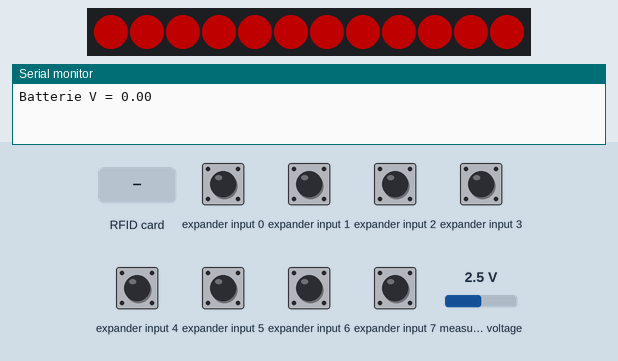
Simulated run of this sketch. Board: Arduino Nano, built with avr-gcc and run on an emulated ATmega328P. On the bench: 12 RGB LEDs in strip order, left to right, the last lines printed to the serial monitor. Wiring (inferred from the names in the program): PCF8574 port expander at I2C address 0x20. The inputs (shaded band) are chosen by the test bench; at power-on: expander input 0–7 HIGH, measured voltage 2.5 V. Dim RGB values are drawn brighter than linear; EEPROM starts erased; the audio player accepts every command and is not drawn.

Above: at 2.7 s.
2.8 s: expander input 3 pulled LOW for 0.15 s
At 3.08 s:
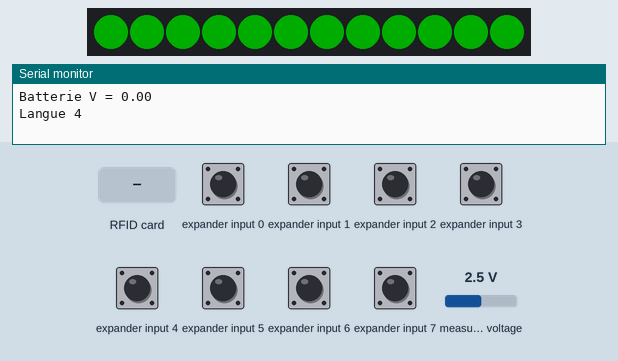
3.5 s: expander input 5 pulled LOW for 0.15 s
At 3.8 s:
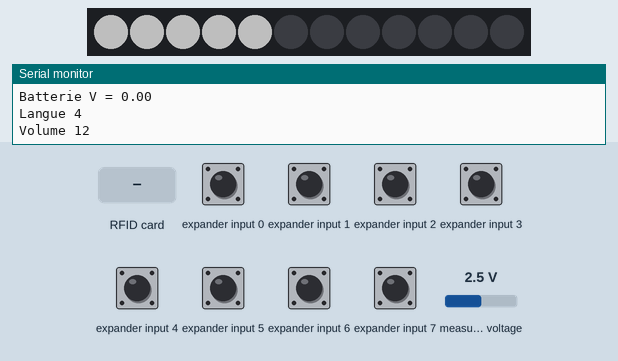
4.2 s: RFID card 5E 7A 19 C4 held to the reader
7.5 s: expander input 0 pulled LOW for 0.15 s
At 7.7 s:
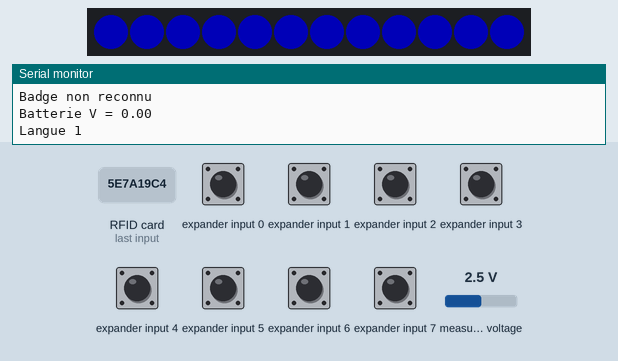
8.2 s: expander input 1 pulled LOW for 0.15 s
At 8.3 s:
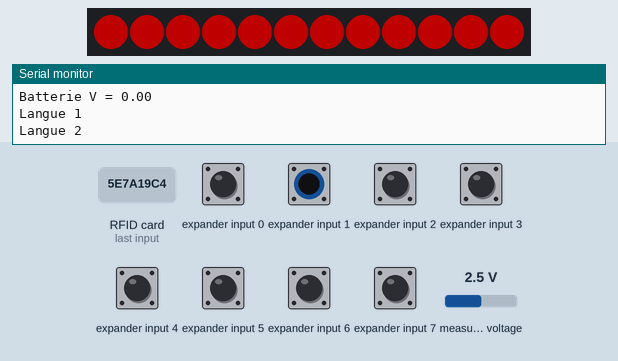
Timing chart, 0 to 9.9 s (numbered marks = the images above; inputs shaded):
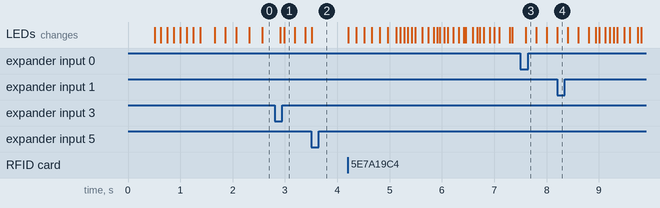

The sketch:

babel_tower_2.ino
```cpp
/*
  Tour de Babel – La Villaine Bidouille
  Version brouillon v0.3 (Arduino Nano + PN532 + PCF8574 en I2C) – à valider sur le matériel

  Fonctions
  - Lit le secteur 2, bloc 0 (bloc absolu 8) d'un badge MIFARE Classic avec la clé A.
    Premier octet du bloc (valeur binaire 1..99) = numéro du flux à jouer.
  - 8 boutons au sommet de la tour, lus par un PCF8574 (I2C) : 4 langues, lecture/pause,
    volume +, volume -, 1 de réserve (broches P0..P7 dans cet ordre).
  - Le DFPlayer Mini joue  /LL/SSS.mp3  (LL = langue 01..04, SSS = flux 001..099).
  - Un ADS1115 mesure la tension de la batterie ; alerte sonore + LED si trop basse.
  - Des LED adressables (WS2812) jouent une séquence pour chaque événement.

  Bibliothèques (Gestionnaire de bibliothèques) :
    Adafruit PN532, DFRobotDFPlayerMini, Adafruit ADS1X15, Adafruit NeoPixel
    (Wire, SoftwareSerial et EEPROM sont fournies avec l'IDE)

  Carte SD du DFPlayer :
    /01/001.mp3 ... /01/099.mp3   langue 1
    /02/001.mp3 ... /02/099.mp3   langue 2   (etc.)
    /MP3/0001.mp3  alerte batterie faible
    /MP3/0002.mp3  alerte batterie critique
    /MP3/0003.mp3  (facultatif) badge non reconnu

  Bus I2C partagé : PCF8574 (0x20 à 0x27, ou 0x38 à 0x3F pour le PCF8574A), PN532 (0x24), ADS1115 (0x48).
  Attention : un PCF8574 avec A2=1, A1=0, A0=0 serait à 0x24, comme le PN532.
  La broche IRQ du PN532 doit être câblée (la bibliothèque Adafruit l'utilise en I2C).
*/

#include <Wire.h>
#include <EEPROM.h>
#include <SoftwareSerial.h>
#include <Adafruit_PN532.h>
#include <DFRobotDFPlayerMini.h>
#include <Adafruit_ADS1X15.h>
#include <Adafruit_NeoPixel.h>

// ---------------------------------------------------------------- Réglages
#define DEBUG 1
#if DEBUG
  #define LOG(x)    Serial.println(F(x))
  #define LOGV(a,b) do{Serial.print(F(a));Serial.println(b);}while(0)
#else
  #define LOG(x)
  #define LOGV(a,b)
#endif

// Broches (Arduino Nano). I2C : A4 = SDA, A5 = SCL.
const uint8_t PIN_PN532_IRQ = A3;
const uint8_t PIN_PN532_RST = A2;
const uint8_t PIN_DF_RX     = 4;   // Nano reçoit  <- TX du DFPlayer
const uint8_t PIN_DF_TX     = 5;   // Nano émet    -> RX du DFPlayer (résistance 1 kΩ en série)
const uint8_t PIN_LED       = 6;

// Boutons, dans l'ordre : langues 1..4, lecture/pause, volume +, volume -, réserve
const uint8_t NB_LANG = 4;
const uint8_t PCF_ADDR   = 0x20;      // PCF8574 : 0x20..0x27 ; PCF8574A : 0x38..0x3F
const bool    PADS_ACTIVE_HIGH = false;  // true : capteur tactile qui passe à 1 ; false : bouton vers la masse
const uint8_t NB_PADS    = 8;
const unsigned long PAD_POLL_MS = 10;
const uint8_t PAD_PLAY   = NB_LANG;
const uint8_t PAD_VOL_UP = NB_LANG + 1;
const uint8_t PAD_VOL_DN = NB_LANG + 2;
const uint8_t PAD_SPARE  = NB_LANG + 3;

// LED
const uint8_t NB_LED = 12;
const uint8_t LED_BRIGHTNESS = 80;    // 0..255, limite la consommation

// Badge
const uint8_t BLOCK_STREAM = 8;       // secteur 2, bloc 0 = 2*4 + 0
uint8_t KEY_A[6] = {0xFF,0xFF,0xFF,0xFF,0xFF,0xFF};   // clé par défaut, à remplacer si besoin
const unsigned long RFID_POLL_MS    = 200;
const unsigned long RFID_LOCKOUT_MS = 3000;           // pause après une lecture (badge laissé sur le lecteur)

// Audio
const uint8_t VOLUME_DEFAULT = 10;    // 0..30
const uint8_t VOLUME_STEP    = 2;
const uint8_t VOLUME_MAX     = 30;

// Batterie (ADS1115, voie A0)
const float DIVIDER_RATIO = 2.0;      // Vbat = Vmesuré * ratio (selon le pont diviseur)
const float BATT_LOW      = 3.50;     // volts : alerte
const float BATT_CRITICAL = 3.30;     // volts : arrêt de la lecture
const float BATT_HYST     = 0.10;     // retour à la normale = seuil + hystérésis
const unsigned long BATT_PERIOD_MS  = 5000;
const unsigned long LOW_REMINDER_MS = 30000;          // rappel LED en batterie faible

// ---------------------------------------------------------------- Objets
Adafruit_PN532 nfc(PIN_PN532_IRQ, PIN_PN532_RST);
SoftwareSerial dfSerial(PIN_DF_RX, PIN_DF_TX);
DFRobotDFPlayerMini player;
Adafruit_ADS1115 ads;
Adafruit_NeoPixel strip(NB_LED, PIN_LED, NEO_GRB + NEO_KHZ800);

// ---------------------------------------------------------------- État
uint8_t  lang   = 1;      // 1..NB_LANG
uint8_t  stream = 0;      // 0 = pas encore de badge, sinon 1..99
uint8_t  volume = VOLUME_DEFAULT;
bool     paused = false;
bool     playing = false;

enum BattState : uint8_t { BATT_OK, BATT_LOW_STATE, BATT_CRIT_STATE };
BattState battState = BATT_OK;
float    battVolts = 0;
bool     adsOk = false;
bool     pn532Ok = false;

// Une couleur par langue
const uint32_t LANG_COLOR[NB_LANG] = {0x0000FF, 0xFF0000, 0xFFA000, 0x00C000};

// ---------------------------------------------------------------- LED : événements
enum LedEvent : uint8_t { EV_NONE, EV_BOOT, EV_TAG_OK, EV_TAG_BAD, EV_LANG, EV_PAUSE, EV_RESUME,
                          EV_VOLUME, EV_LOW_BATT, EV_CRIT_BATT };
LedEvent ledEvent = EV_NONE;
unsigned long ledEventStart = 0;
unsigned long ledEventDuration = 0;
unsigned long ledLastLowReminder = 0;

void ledStart(LedEvent e) {
  ledEvent = e;
  ledEventStart = millis();
  switch (e) {
    case EV_BOOT:      ledEventDuration = 1500; break;
    case EV_TAG_OK:    ledEventDuration = 1000; break;
    case EV_TAG_BAD:   ledEventDuration = 900;  break;
    case EV_LANG:      ledEventDuration = 700;  break;
    case EV_PAUSE:     ledEventDuration = 500;  break;
    case EV_RESUME:    ledEventDuration = 500;  break;
    case EV_VOLUME:    ledEventDuration = 800;  break;
    case EV_LOW_BATT:  ledEventDuration = 3000; break;
    case EV_CRIT_BATT: ledEventDuration = 6000; break;
    default:           ledEventDuration = 0;
  }
}

void fillAll(uint32_t c) { for (uint8_t i = 0; i < NB_LED; i++) strip.setPixelColor(i, c); }

uint32_t scale(uint32_t c, uint8_t k) {   // k 0..255
  uint8_t r = ((c >> 16) & 0xFF) * k / 255;
  uint8_t g = ((c >> 8)  & 0xFF) * k / 255;
  uint8_t b = (c & 0xFF) * k / 255;
  return strip.Color(r, g, b);
}

// Respiration douce (0..255) avec une période donnée
uint8_t breathe(unsigned long t, unsigned long period) {
  float x = (t % period) / (float)period;
  float v = x < 0.5 ? x * 2 : (1 - x) * 2;
  return (uint8_t)(v * v * 255);
}

// Appelée à chaque tour de loop() : aucune attente bloquante
void ledUpdate() {
  unsigned long now = millis();
  unsigned long t = now - ledEventStart;

  if (ledEvent != EV_NONE && t >= ledEventDuration) ledEvent = EV_NONE;

  if (ledEvent != EV_NONE) {
    strip.clear();
    switch (ledEvent) {
      case EV_BOOT: {                      // remplissage progressif en blanc chaud
        uint8_t n = (uint32_t)NB_LED * t / ledEventDuration;
        for (uint8_t i = 0; i <= n && i < NB_LED; i++) strip.setPixelColor(i, 0xFFB060);
        break; }
      case EV_TAG_OK: {                    // tour de vert
        uint8_t head = (t / 60) % NB_LED;
        for (uint8_t k = 0; k < 4; k++) strip.setPixelColor((head + NB_LED - k) % NB_LED, scale(0x00FF00, 255 - k * 60));
        break; }
      case EV_TAG_BAD:                     // deux clignotements rouges
        if ((t / 150) % 2 == 0) fillAll(0xFF0000);
        break;
      case EV_LANG:                        // couleur de la langue, qui s'éteint
        fillAll(scale(LANG_COLOR[lang - 1], 255 - (uint32_t)255 * t / ledEventDuration));
        break;
      case EV_PAUSE:  fillAll(0xFF8000); break;
      case EV_RESUME: fillAll(0x00FF00); break;
      case EV_VOLUME: {                    // jauge blanche proportionnelle au volume
        uint8_t n = ((uint16_t)NB_LED * volume + VOLUME_MAX - 1) / VOLUME_MAX;
        for (uint8_t i = 0; i < n && i < NB_LED; i++) strip.setPixelColor(i, 0xFFFFFF);
        break; }
      case EV_LOW_BATT:
      case EV_CRIT_BATT:                   // clignotement rouge rapide
        if ((t / 250) % 2 == 0) fillAll(0xFF0000);
        break;
      default: break;
    }
  } else {
    // Ambiance de fond
    if (stream == 0) {
      fillAll(scale(0x201040, breathe(now, 4000)));            // en attente d'un badge
    } else if (paused) {
      fillAll(scale(0x804000, 60 + breathe(now, 3000) / 4));   // pause : ambre tamisé
    } else {
      uint32_t c = LANG_COLOR[lang - 1];                       // lecture : couleur de la langue
      for (uint8_t i = 0; i < NB_LED; i++) {
        uint8_t k = 70 + breathe(now + i * 200UL, 3000) * 185 / 255;
        strip.setPixelColor(i, scale(c, k));
      }
    }
    // Rappel périodique en batterie faible
    if (battState == BATT_LOW_STATE && now - ledLastLowReminder > LOW_REMINDER_MS) {
      ledLastLowReminder = now;
      ledStart(EV_LOW_BATT);
    }
  }
  strip.show();
}

// ---------------------------------------------------------------- Audio
void startStream() {
  if (stream == 0 || battState == BATT_CRIT_STATE) return;
  LOGV("Lecture langue ", lang); LOGV("  flux ", stream);
  player.playFolder(lang, stream);     // /LL/SSS.mp3
  playing = true;
  paused = false;
}

void handlePlayerEvents() {
  if (!player.available()) return;
  uint8_t type = player.readType();
  if (type == DFPlayerPlayFinished && playing && !paused) {
    startStream();                     // lecture en continu : on recommence le flux
  } else if (type == DFPlayerError) {
    LOGV("Erreur DFPlayer ", player.read());
  }
}

// Volume : mémorisé en EEPROM 3 s après le dernier changement (ménage la mémoire)
unsigned long volumeSaveAt = 0;
void changeVolume(int8_t delta) {
  int16_t v = (int16_t)volume + delta;
  if (v < 0) v = 0;
  if (v > VOLUME_MAX) v = VOLUME_MAX;
  volume = v;
  player.volume(volume);
  LOGV("Volume ", volume);
  ledStart(EV_VOLUME);
  volumeSaveAt = millis() + 3000;
}
void saveVolumeIfDue() {
  if (volumeSaveAt && (long)(millis() - volumeSaveAt) >= 0) {
    EEPROM.update(0, volume);
    volumeSaveAt = 0;
  }
}

// ---------------------------------------------------------------- Badge
bool readStreamFromTag(uint8_t *uid, uint8_t uidLen, uint8_t &out) {
  if (!nfc.mifareclassic_AuthenticateBlock(uid, uidLen, BLOCK_STREAM, 0, KEY_A)) {   // 0 = clé A
    LOG("Auth refusée");
    return false;
  }
  uint8_t buf[16];
  if (!nfc.mifareclassic_ReadDataBlock(BLOCK_STREAM, buf)) {
    LOG("Lecture refusée");
    return false;
  }
  out = buf[0];                        // valeur binaire 1..99
  return out >= 1 && out <= 99;
}

void pollRfid() {
  static unsigned long lastPoll = 0, lockoutUntil = 0;
  unsigned long now = millis();
  if (!pn532Ok || now - lastPoll < RFID_POLL_MS || (long)(now - lockoutUntil) < 0) return;
  lastPoll = now;

  uint8_t uid[7], uidLen;
  if (!nfc.readPassiveTargetID(PN532_MIFARE_ISO14443A, uid, &uidLen, 60)) return;
  lockoutUntil = millis() + RFID_LOCKOUT_MS;

  uint8_t s;
  if (readStreamFromTag(uid, uidLen, s)) {
    LOGV("Badge OK, flux ", s);
    if (s == stream && playing && !paused) return;   // même badge laissé sur le lecteur : on ne relance pas
    stream = s;
    ledStart(EV_TAG_OK);
    startStream();
  } else {
    LOG("Badge non reconnu");
    ledStart(EV_TAG_BAD);
    // player.playMp3Folder(3);         // décommenter pour un message vocal /MP3/0003.mp3
  }
}

// ---------------------------------------------------------------- Boutons
struct Pad { bool state; unsigned long changed; unsigned long nextRepeat; };
Pad pads[8];
const unsigned long DEBOUNCE_MS = 40;

// Lecture du PCF8574 : un octet, un bit par bouton (bit 0 = P0 = langue 1 ...)
uint8_t padBits = 0;                   // 1 = appuyé
bool    pcfOk = false;

void pollPcf() {
  static unsigned long last = 0;
  unsigned long now = millis();
  if (now - last < PAD_POLL_MS) return;
  last = now;
  if (Wire.requestFrom(PCF_ADDR, (uint8_t)1) == 1) {
    uint8_t b = Wire.read();
    padBits = PADS_ACTIVE_HIGH ? b : (uint8_t)~b;
    pcfOk = true;
  } else {
    if (pcfOk) LOG("PCF8574 ne répond plus");
    pcfOk = false;                     // on garde le dernier état connu
  }
}

bool padPressed(uint8_t i) {           // vrai une seule fois à l'appui
  Pad &p = pads[i];
  bool raw = (padBits >> i) & 1;
  unsigned long now = millis();
  if (raw != p.state && now - p.changed > DEBOUNCE_MS) {
    p.state = raw; p.changed = now;
    return raw;
  }
  return false;
}

void pollTouch() {
  pollPcf();
  for (uint8_t i = 0; i < NB_LANG; i++) {
    if (padPressed(i)) {
      lang = i + 1;
      LOGV("Langue ", lang);
      ledStart(EV_LANG);
      startStream();                   // sans effet tant qu'aucun badge n'a été lu
    }
  }
  if (padPressed(PAD_PLAY) && stream) {
    if (paused) { player.start(); paused = false; ledStart(EV_RESUME); LOG("Reprise"); }
    else        { player.pause(); paused = true;  ledStart(EV_PAUSE);  LOG("Pause"); }
  }

  // Volume : un pas à l'appui, puis répétition tant que le bouton reste appuyé
  unsigned long now = millis();
  const uint8_t volPads[2] = {PAD_VOL_UP, PAD_VOL_DN};
  const int8_t  volStep[2] = {VOLUME_STEP, -(int8_t)VOLUME_STEP};
  for (uint8_t k = 0; k < 2; k++) {
    uint8_t i = volPads[k];
    if (padPressed(i)) { changeVolume(volStep[k]); pads[i].nextRepeat = now + 500; }
    else if (pads[i].state && (long)(now - pads[i].nextRepeat) >= 0) {
      changeVolume(volStep[k]); pads[i].nextRepeat = now + 200;
    }
  }

  if (padPressed(PAD_SPARE)) { LOG("Bouton de réserve"); /* à définir */ }
}

// ---------------------------------------------------------------- Batterie
void pollBattery() {
  static unsigned long last = 0;
  static bool first = true;
  unsigned long now = millis();
  if (!adsOk || (!first && now - last < BATT_PERIOD_MS)) return;
  first = false; last = now;

  int32_t sum = 0;
  for (uint8_t i = 0; i < 8; i++) sum += ads.readADC_SingleEnded(0);   // ~8 ms chacune
  battVolts = ads.computeVolts(sum / 8) * DIVIDER_RATIO;
  LOGV("Batterie V = ", battVolts);

  BattState prev = battState;
  if (battVolts < BATT_CRITICAL)                                   battState = BATT_CRIT_STATE;
  else if (battVolts < BATT_LOW && battState == BATT_OK)           battState = BATT_LOW_STATE;
  else if (battState == BATT_CRIT_STATE && battVolts > BATT_CRITICAL + BATT_HYST) battState = BATT_LOW_STATE;
  else if (battState == BATT_LOW_STATE  && battVolts > BATT_LOW + BATT_HYST)      battState = BATT_OK;

  if (battState != prev) {
    if (battState == BATT_LOW_STATE && prev == BATT_OK) {
      ledStart(EV_LOW_BATT); ledLastLowReminder = now;
      player.playMp3Folder(1);                     // /MP3/0001.mp3 ; le flux reprend à la fin
    } else if (battState == BATT_CRIT_STATE) {
      ledStart(EV_CRIT_BATT);
      playing = false;                             // empêche la reprise automatique
      player.playMp3Folder(2);                     // /MP3/0002.mp3
    } else if (battState == BATT_OK) {
      LOG("Batterie normale");
    }
  }
}

// ---------------------------------------------------------------- setup / loop
void setup() {
#if DEBUG
  Serial.begin(115200);
#endif
  strip.begin(); strip.setBrightness(LED_BRIGHTNESS); strip.show();
  ledStart(EV_BOOT);

  for (uint8_t i = 0; i < NB_PADS; i++) pads[i] = {false, 0, 0};

  Wire.begin();
  Wire.beginTransmission(PCF_ADDR);
  Wire.write(0xFF);                                 // toutes les broches en entrée (quasi-bidirectionnelles)
  pcfOk = (Wire.endTransmission() == 0);
  if (!pcfOk) LOG("PCF8574 introuvable");
  nfc.begin();
  pn532Ok = nfc.getFirmwareVersion() != 0;
  if (pn532Ok) nfc.SAMConfig();
  else LOG("PN532 introuvable");

  adsOk = ads.begin();
  if (adsOk) ads.setGain(GAIN_ONE);                 // ±4,096 V
  else LOG("ADS1115 introuvable");

  uint8_t v = EEPROM.read(0);
  volume = (v <= VOLUME_MAX) ? v : VOLUME_DEFAULT;  // 255 = EEPROM vierge

  dfSerial.begin(9600);
  if (!player.begin(dfSerial)) LOG("DFPlayer introuvable (carte SD ?)");
  player.volume(volume);

  while (millis() < 1500) { ledUpdate(); }          // laisser jouer la séquence de démarrage
  pollBattery();
}

void loop() {
  pollTouch();
  pollRfid();
  pollBattery();
  handlePlayerEvents();
  saveVolumeIfDue();
  ledUpdate();
}
```

Measured:
- after the input at 2.8 s, the LEDs: first change after 0.11 s (image 1 shows a later state)
- after the input at 3.5 s, the LEDs: change at once (image 2)
- after the input at 7.5 s, the LEDs: change after 0.10 s (image 3)
- after the input at 8.2 s, the LEDs: change at once (image 4)
